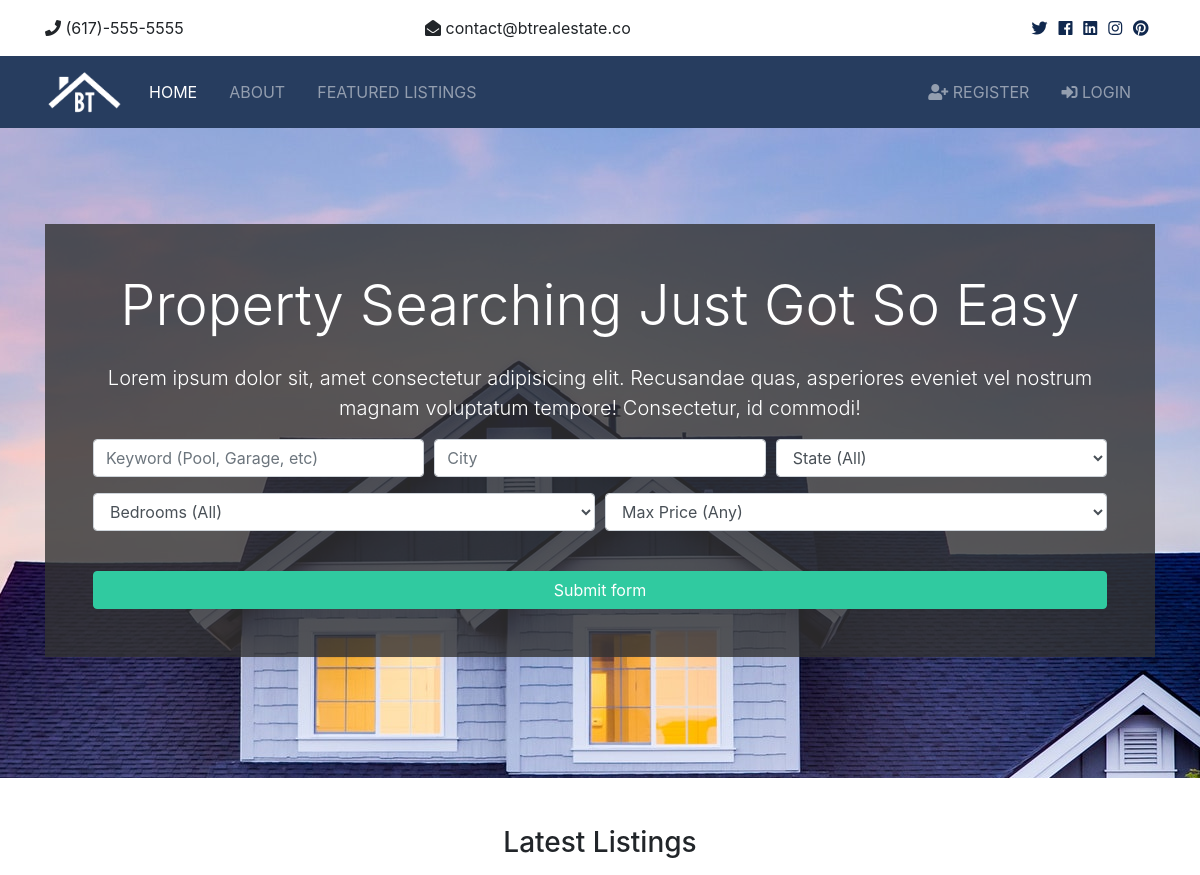
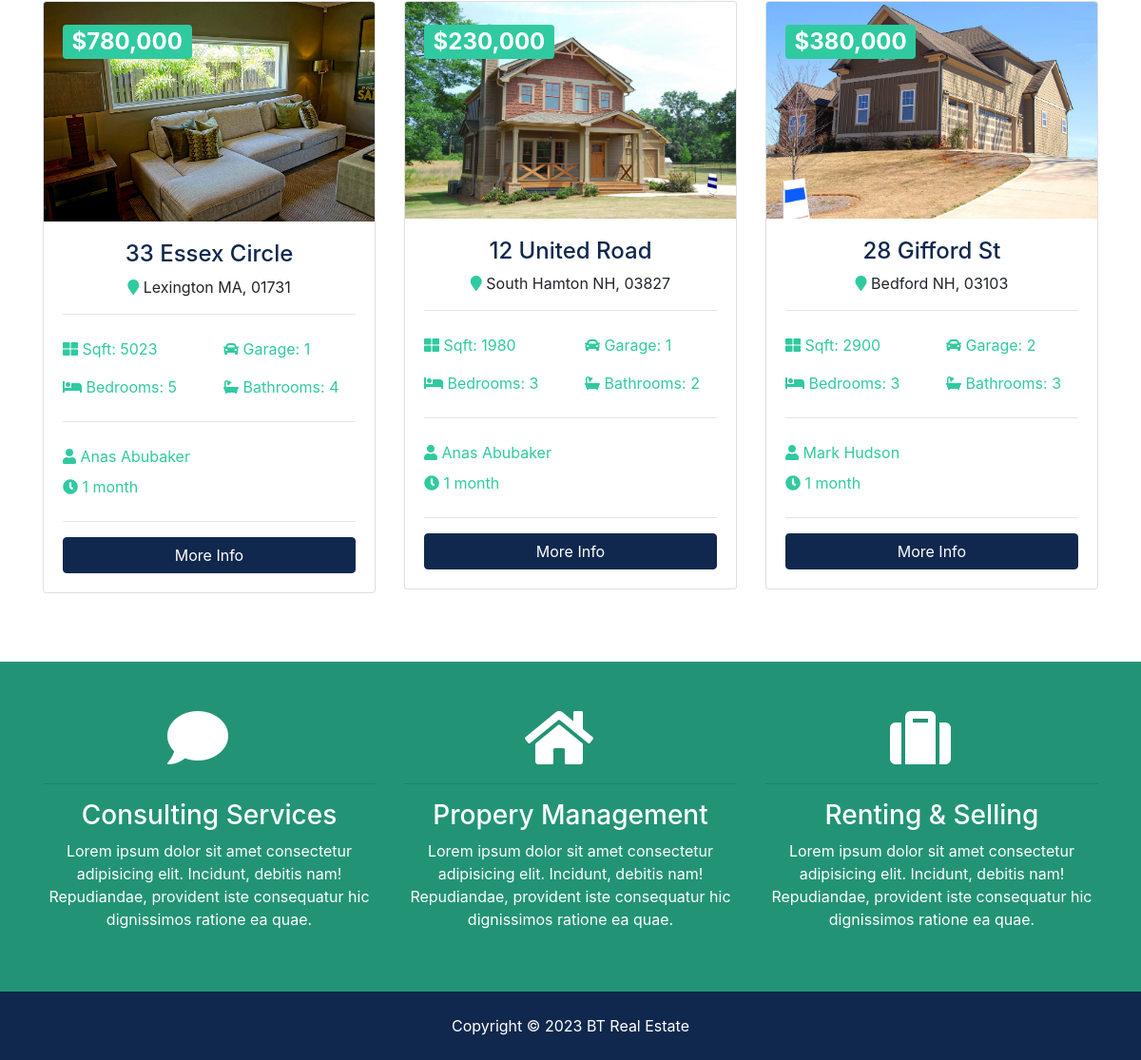
The page / on the database its author committed (2 pictures, top to bottom).
### listings/models.py (models this page shows, shortened)
class Listing(models.Model):
    realtor = models.ForeignKey(Realtor, on_delete=models.DO_NOTHING)
    title = models.CharField(max_length=200)
    address = models.CharField(max_length=200)
    city = models.CharField(max_length=100)
    state = models.CharField(max_length=100)
    zipcode = models.CharField(max_length=20)
    description = models.TextField(blank=True)
    price = models.IntegerField()
    bedrooms = models.IntegerField()
    bathrooms = models.IntegerField()
    garage = models.IntegerField(default=0)
    sqft = models.IntegerField()
    lot_size = models.DecimalField(max_digits=5, decimal_places=1)
    photo_main = models.ImageField(upload_to='photos/%Y/%m/%d/')
    photo_1 = models.ImageField(upload_to='photos/%Y/%m/%d/', blank=True)
    photo_2 = models.ImageField(upload_to='photos/%Y/%m/%d/', blank=True)
    photo_3 = models.ImageField(upload_to='photos/%Y/%m/%d/', blank=True)
    photo_4 = models.ImageField(upload_to='photos/%Y/%m/%d/', blank=True)
    photo_5 = models.ImageField(upload_to='photos/%Y/%m/%d/', blank=True)
    photo_6 = models.ImageField(upload_to='photos/%Y/%m/%d/', blank=True)
    is_published = models.BooleanField(default=True)
    list_date = models.DateTimeField(default=datetime.now, blank=True)

### realtors/models.py (models this page shows)
class Realtor(models.Model):
    name = models.CharField(max_length=200)
    photo = models.ImageField(upload_to='photos/%Y/%m/%d/')
    description = models.TextField(blank=True)
    phone = models.CharField(max_length=20)
    email = models.CharField(max_length=50)
    is_mvp = models.BooleanField(default=False)
    hire_date = models.DateTimeField(default=datetime.now, blank=True)
    def __str__(self):
        return self.name

### pages/views.py (the view)
# urls.py: path('', views.index, name='listings'),
def index(request):
    listings = Listing.objects.order_by('-list_date').filter(is_published=True)[:3]
    context = {
        'listings': listings,
        'state_choices':state_choices,
        'bedroom_choices':bedroom_choices,
        'price_choices':price_choices,
    }
    return render(request, 'pages/index.html', context)

### templates/pages/index.html (shortened to what this page needs)
{% extends 'base.html' %}
{% load static %}
{% load humanize %}
{% block content %}
<section id="showcase" style="background-image: url('{% static 'img/showcase.jpg' %}')">
    <div class="container text-center">
      <div class="home-search p-5">
        <div class="overlay p-5">
          <h1 class="display-4 mb-4">
            Property Searching Just Got So Easy
          </h1>
          <p class="lead">Lorem ipsum dolor sit, amet consectetur adipisicing elit. Recusandae quas, asperiores eveniet vel nostrum magnam
            voluptatum tempore! Consectetur, id commodi!</p>
          <div class="search">
            <form action="{% url 'search' %}">
              <div class="form-row">
                <div class="col-md-4 mb-3">
                  <input type="text" name="keywords" class="form-control" placeholder="Keyword (Pool, Garage, etc)">
                </div>
                <div class="col-md-4 mb-3">
                  <input type="text" name="city" class="form-control" placeholder="City">
                </div>
                <div class="col-md-4 mb-3">
                  <select name="state" class="form-control">
                    <option selected="true" disabled="disabled">State (All)</option>
                  </select>
                </div>
              </div>
              <div class="form-row">
                <div class="col-md-6 mb-3">
                  <select name="bedrooms" class="form-control">
                    <option selected="true" disabled="disabled">Bedrooms (All)</option>
                  </select>
                </div>
                <div class="col-md-6 mb-3">
                  <select name="price" class="form-control" id="type">
                    <option selected="true" disabled="disabled">Max Price (Any)</option>
                  </select>
                </div>
              </div>
              <button class="btn btn-secondary btn-block mt-4" type="submit">Submit form</button>
            </form>
          </div>
        </div>
      </div>
    </div>
  </section>
  <section id="listings" class="py-5">
    <div class="container">
      <h3 class="text-center mb-3">Latest Listings</h3>
      <div class="row">
        {% if listings %}
          {% for listing in listings %}
            <div class="col-md-6 col-lg-4 mb-4">
              <div class="card listing-preview">
                <img class="card-img-top" src="{{listing.photo_main.url}}" alt="">
                <div class="card-img-overlay">
                  <h2>
                    <span class="badge badge-secondary text-white">${{listing.price | intcomma}}</span>
                  </h2>
                </div>
                <div class="card-body">
                  <div class="listing-heading text-center">
                    <h4 class="text-primary">{{listing.title}}</h4>
                    <p>
                      <i class="fas fa-map-marker text-secondary"></i> {{listing.city}} {{listing.state}}, {{listing.zipcode}}</p>
                  </div>
                  <hr>
                  <div class="row py-2 text-secondary">
                    <div class="col-6">
                      <i class="fas fa-th-large"></i> Sqft: {{listing.sqft}}</div>
                    <div class="col-6">
                      <i class="fas fa-car"></i> Garage: {{listing.garage}}</div>
                  </div>
                  <div class="row py-2 text-secondary">
                    <div class="col-6">
                      <i class="fas fa-bed"></i> Bedrooms: {{listing.bedrooms}}</div>
                    <div class="col-6">
                      <i class="fas fa-bath"></i> Bathrooms: {{listing.bathrooms}}</div>
                  </div>
                  <hr>
                  <div class="row py-2 text-secondary">
                    <div class="col-6">
                      <i class="fas fa-user"></i> {{listing.realtor}}</div>
                  </div>
                  <div class="row text-secondary pb-2">
                    <div class="col-6">
                      <i class="fas fa-clock"></i> {{listing.list_date | timesince}}</div>
                  </div>
                  <hr>
                  <a href="{% url 'listing' listing.id %}" class="btn btn-primary btn-block">More Info</a>
                </div>
              </div>
            </div>
          {% endfor %}
        {% else %}
          <div class="col-md-12">
            <p>No Listing Available</p>
          </div>
        {% endif %}
      </div>
    </div>
  </section>
  <section id="services" class="py-5 bg-secondary text-white"
  style="background-image: url('{% static 'img/building.jpg' %}')">
    <div class="container">
      <div class="row text-center">
        <div class="col-md-4">
          <i class="fas fa-comment fa-4x mr-4"></i>
          <hr>
          <h3>Consulting Services</h3>
          <p>Lorem ipsum dolor sit amet consectetur adipisicing elit. Incidunt, debitis nam! Repudiandae, provident iste consequatur
            hic dignissimos ratione ea quae.</p>
        </div>
        <div class="col-md-4">
          <i class="fas fa-home fa-4x mr-4"></i>
          <hr>
          <h3>Propery Management</h3>
          <p>Lorem ipsum dolor sit amet consectetur adipisicing elit. Incidunt, debitis nam! Repudiandae, provident iste consequatur
            hic dignissimos ratione ea quae.</p>
        </div>
        <div class="col-md-4">
          <i class="fas fa-suitcase fa-4x mr-4"></i>
          <hr>
          <h3>Renting & Selling</h3>
          <p>Lorem ipsum dolor sit amet consectetur adipisicing elit. Incidunt, debitis nam! Repudiandae, provident iste consequatur
            hic dignissimos ratione ea quae.</p>
        </div>
      </div>
    </div>
  </section>
{% endblock  %}

### BTRS/static/css/all.css (style rules this page uses)
.fa, .fas, .far, .fal, .fab { -moz-osx-font-smoothing: grayscale; -webkit-font-smoothing: antialiased; display: inline-block; font-style: normal; font-variant: normal; text-rendering: auto; line-height: 1; }
.fa-4x { font-size: 4em; }
.fa-bath:before { content: "\f2cd"; }
.fa-bed:before { content: "\f236"; }
.fa-car:before { content: "\f1b9"; }
.fa-clock:before { content: "\f017"; }
.fa-comment:before { content: "\f075"; }
.fa-home:before { content: "\f015"; }
.fa-map-marker:before { content: "\f041"; }
.fa-suitcase:before { content: "\f0f2"; }
.fa-th-large:before { content: "\f009"; }
.fa-user:before { content: "\f007"; }
.fa, .fas { font-family: 'Font Awesome 5 Free'; font-weight: 900; }

### BTRS/static/css/style.css (style rules this page uses)
.btn-secondary { color: #fff !important; }
img { width: 100%; }
#showcase { background-repeat: no-repeat; background-position: top; background-attachment: fixed; background-size: cover cover; position: relative; min-height: 650px; color: #fff; padding-top: 6rem; }
#showcase .home-search { min-height: 400px; position: relative; border-radius: 5px; }
#showcase .overlay { content: ''; position: absolute; top: 0; left: 0; min-height: 400px; width: 100%; background: rgba(51, 51, 51, 0.8); }
#services { background-repeat: no-repeat; background-position: top; background-attachment: fixed; background-size: cover cover; min-height: 300px; position: relative; overflow: hidden; }
#services::before { content: ''; position: absolute; top: 0; left: 0; min-height: 100%; width: 100%; background: rgba(32, 134, 107, 0.8); }
.listing-preview a { position: relative; }

### rows shown on the page
Listing: photo_main (picture), price "780,000", title "33 Essex Circle", city "Lexington", state "MA", zipcode "01731", sqft "5023", garage "1", bedrooms "5", bathrooms "4", realtor "Anas Abubaker", list_date "1 month"
Listing: photo_main (picture), price "230,000", title "12 United Road", city "South Hamton", state "NH", zipcode "03827", sqft "1980", garage "1", bedrooms "3", bathrooms "2", realtor "Anas Abubaker", list_date "1 month"
Listing: photo_main (picture), price "380,000", title "28 Gifford St", city "Bedford", state "NH", zipcode "03103", sqft "2900", garage "2", bedrooms "3", bathrooms "3", realtor "Mark Hudson", list_date "1 month"
